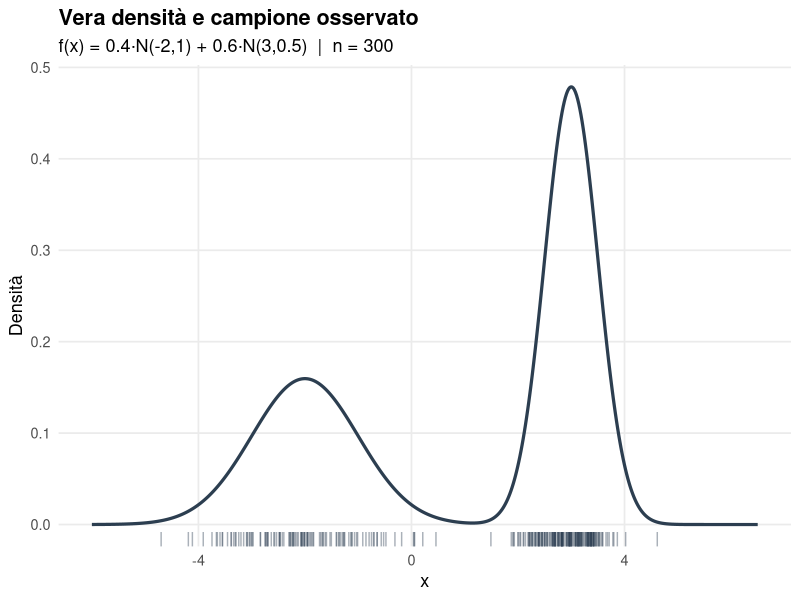
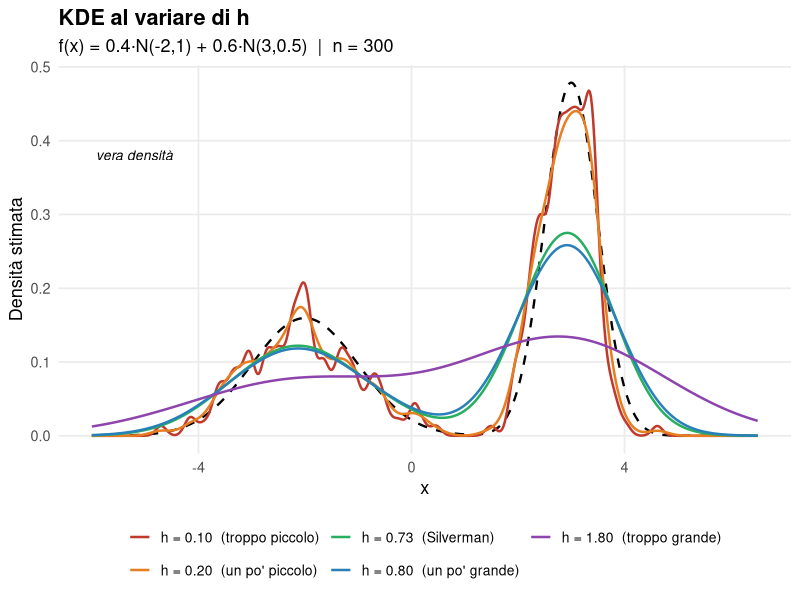
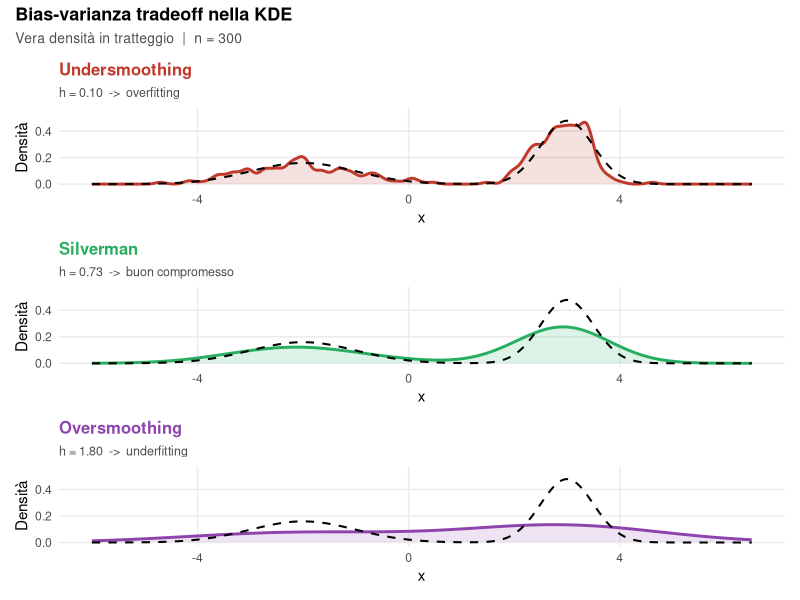
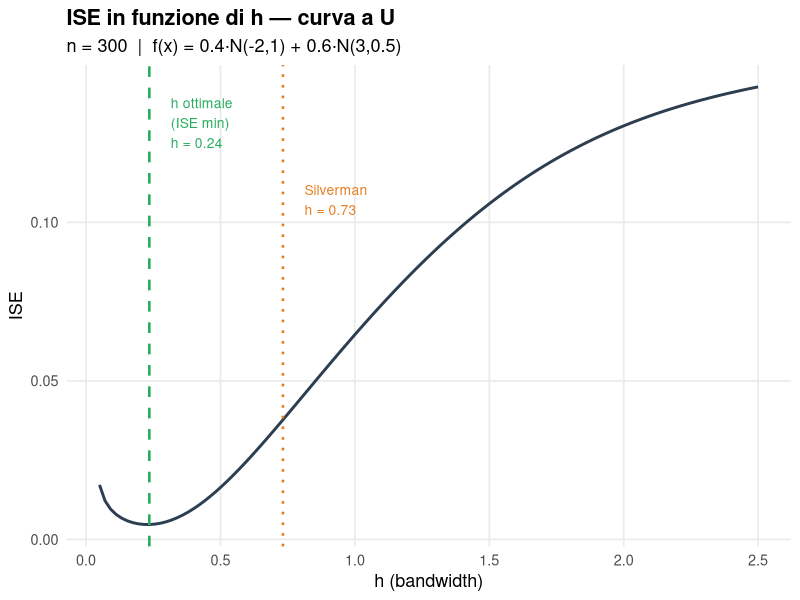

Reproduce these figures in R, in order.
## ---- chunk 1
knitr::opts_chunk$set(
  echo    = TRUE,
  message = FALSE,
  warning = FALSE,
  fig.align = "center",
  fig.width  = 6.5,
  fig.height = 4
)
## ---- chunk 2
library(ggplot2)
library(patchwork)
## ---- chunk 3
set.seed(42)

# Vera densità
true_density <- function(x) {
  0.4 * dnorm(x, mean = -2, sd = 1) +
  0.6 * dnorm(x, mean =  3, sd = 0.5)
}

# Campionamento dalla mistura
sample_mixture <- function(n) {
  comp <- sample(c(1, 2), size = n, replace = TRUE, prob = c(0.4, 0.6))
  ifelse(comp == 1, rnorm(n, -2, 1), rnorm(n, 3, 0.5))
}

# KDE con kernel gaussiano — implementazione manuale
kde_manual <- function(x_grid, data, h) {
  sapply(x_grid, function(x) mean(dnorm((x - data) / h)) / h)
}

# Parametri globali
n      <- 300
data   <- sample_mixture(n)
x_grid <- seq(-6, 6.5, length.out = 600)
## ---- chunk 4
df_true <- data.frame(x = x_grid, y = true_density(x_grid))

ggplot() +
  geom_rug(aes(x = data), alpha = 0.4, color = "#2c3e50") +
  geom_line(data = df_true, aes(x = x, y = y),
            color = "#2c3e50", linewidth = 1.1) +
  labs(
    title    = "Vera densità e campione osservato",
    subtitle = paste0("f(x) = 0.4·N(-2,1) + 0.6·N(3,0.5)  |  n = ", n),
    x = "x", y = "Densità"
  ) +
  theme_minimal(base_size = 13) +
  theme(plot.title = element_text(face = "bold"),
        panel.grid.minor = element_blank())
## ---- chunk 5
h_silverman <- bw.nrd0(data)
cat("h di Silverman:", round(h_silverman, 4))
## ---- chunk 6
h_values <- c(0.10, 0.20, h_silverman, 0.80, 1.80)
h_labels <- c(
  "h = 0.10  (troppo piccolo)",
  "h = 0.20  (un po' piccolo)",
  paste0("h = ", round(h_silverman, 2), "  (Silverman)"),
  "h = 0.80  (un po' grande)",
  "h = 1.80  (troppo grande)"
)
colori <- c("#c0392b", "#e67e22", "#27ae60", "#2980b9", "#8e44ad")

df_all <- do.call(rbind, lapply(seq_along(h_values), function(i) {
  data.frame(
    x     = x_grid,
    y     = kde_manual(x_grid, data, h_values[i]),
    label = h_labels[i]
  )
}))
df_all$label <- factor(df_all$label, levels = h_labels)

ggplot() +
  geom_line(data = df_true, aes(x = x, y = y),
            color = "black", linetype = "dashed", linewidth = 0.8) +
  geom_line(data = df_all, aes(x = x, y = y, color = label),
            linewidth = 0.85) +
  scale_color_manual(values = setNames(colori, h_labels)) +
  annotate("text", x = -5.2, y = 0.38, label = "vera densità",
           size = 3.5, color = "black", fontface = "italic") +
  labs(
    title    = "KDE al variare di h",
    subtitle = paste0("f(x) = 0.4·N(-2,1) + 0.6·N(3,0.5)  |  n = ", n),
    x = "x", y = "Densità stimata", color = NULL
  ) +
  theme_minimal(base_size = 13) +
  theme(legend.position  = "bottom",
        legend.text      = element_text(size = 10),
        plot.title       = element_text(face = "bold"),
        panel.grid.minor = element_blank()) +
  guides(color = guide_legend(nrow = 2))
## ---- chunk 7
make_panel <- function(h, titolo, sottotitolo, col) {
  df <- data.frame(x = x_grid, y = kde_manual(x_grid, data, h))
  ggplot() +
    geom_ribbon(data = df, aes(x = x, ymin = 0, ymax = y),
                fill = col, alpha = 0.15) +
    geom_line(data = df, aes(x = x, y = y),
              color = col, linewidth = 1.0) +
    geom_line(data = df_true, aes(x = x, y = true_density(x)),
              color = "black", linetype = "dashed", linewidth = 0.7) +
    labs(title = titolo, subtitle = sottotitolo, x = "x", y = "Densità") +
    ylim(0, 0.55) +
    theme_minimal(base_size = 11) +
    theme(plot.title       = element_text(face = "bold", color = col, size = 12),
          plot.subtitle    = element_text(size = 9, color = "gray30"),
          panel.grid.minor = element_blank())
}

p1 <- make_panel(0.10, "Undersmoothing", "h = 0.10  ->  overfitting",  "#c0392b")
p2 <- make_panel(h_silverman,
                 "Silverman",
                 paste0("h = ", round(h_silverman, 2), "  ->  buon compromesso"),
                 "#27ae60")
p3 <- make_panel(1.80, "Oversmoothing",  "h = 1.80  ->  underfitting", "#8e44ad")

# Layout verticale (ncol=1): ogni pannello occupa tutta la larghezza
(p1 / p2 / p3) +
  plot_annotation(
    title    = "Bias-varianza tradeoff nella KDE",
    subtitle = paste0("Vera densità in tratteggio  |  n = ", n),
    theme    = theme(plot.title    = element_text(face = "bold", size = 13),
                     plot.subtitle = element_text(size = 10, color = "gray30"))
  )
## ---- chunk 8
h_seq <- seq(0.05, 2.5, length.out = 120)
dx    <- diff(x_grid)[1]

ise_values <- sapply(h_seq, function(h) {
  f_hat  <- kde_manual(x_grid, data, h)
  f_true <- true_density(x_grid)
  sum((f_hat - f_true)^2) * dx
})

h_best <- h_seq[which.min(ise_values)]
cat("h ottimale (min ISE):", round(h_best, 3), "\n")
cat("h Silverman:         ", round(h_silverman, 3), "\n")
cat("Differenza:          ", round(abs(h_best - h_silverman), 3))
## ---- chunk 9
df_ise <- data.frame(h = h_seq, ISE = ise_values)

ggplot(df_ise, aes(x = h, y = ISE)) +
  geom_line(color = "#2c3e50", linewidth = 1.0) +
  geom_vline(xintercept = h_best, color = "#27ae60",
             linetype = "dashed", linewidth = 0.9) +
  geom_vline(xintercept = h_silverman, color = "#e67e22",
             linetype = "dotted", linewidth = 0.9) +
  annotate("text", x = h_best + 0.08, y = max(ise_values) * 0.92,
           label = paste0("h ottimale\n(ISE min)\nh = ", round(h_best, 2)),
           color = "#27ae60", size = 3.5, hjust = 0) +
  annotate("text", x = h_silverman + 0.08, y = max(ise_values) * 0.75,
           label = paste0("Silverman\nh = ", round(h_silverman, 2)),
           color = "#e67e22", size = 3.5, hjust = 0) +
  labs(
    title    = "ISE in funzione di h — curva a U",
    subtitle = paste0("n = ", n, "  |  f(x) = 0.4·N(-2,1) + 0.6·N(3,0.5)"),
    x = "h (bandwidth)", y = "ISE"
  ) +
  theme_minimal(base_size = 13) +
  theme(plot.title       = element_text(face = "bold"),
        panel.grid.minor = element_blank())
